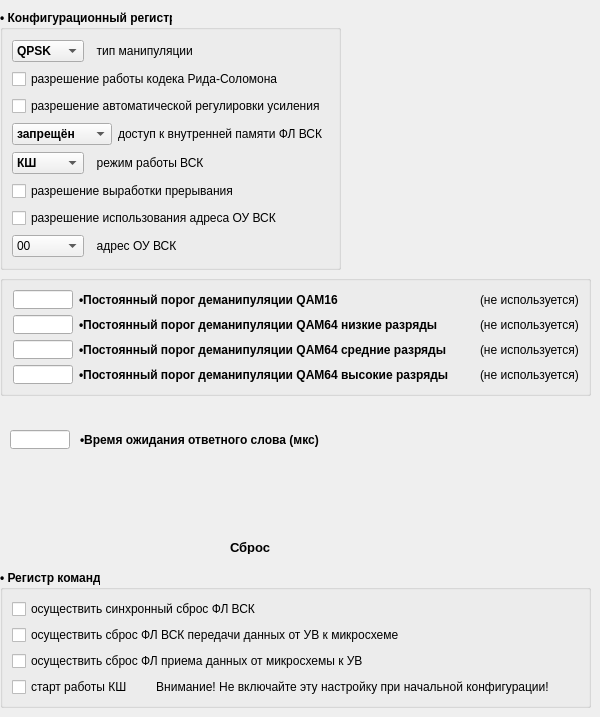
     <widget class="QWidget" name="tabTune">
      <attribute name="title">
       <string>Основные настройки</string>
      </attribute>
      <widget class="QGroupBox" name="groupBoxConfig">
       <property name="geometry">
        <rect>
         <x>0</x>
         <y>10</y>
         <width>341</width>
         <height>260</height>
        </rect>
       </property>
       <property name="font">
        <font>
         <weight>75</weight>
         <bold>true</bold>
        </font>
       </property>
       <property name="title">
        <string>•	Конфигурационный регистр</string>
       </property>
       <layout class="QGridLayout" name="gridLayout_3" columnstretch="1,0,0,0,0,0,0,0">
        <property name="bottomMargin">
         <number>3</number>
        </property>
        <item row="3" column="2" colspan="5">
         <widget class="QLabel" name="labelEnaMemVsk">
          <property name="font">
           <font>
            <weight>50</weight>
            <bold>false</bold>
           </font>
          </property>
          <property name="text">
           <string>доступ к внутренней памяти ФЛ ВСК</string>
          </property>
         </widget>
        </item>
        <item row="5" column="0" colspan="8">
         <widget class="QCheckBox" name="checkBoxEnaInt">
          <property name="font">
           <font>
            <weight>50</weight>
            <bold>false</bold>
           </font>
          </property>
          <property name="text">
           <string>разрешение выработки прерывания</string>
          </property>
         </widget>
        </item>
        <item row="6" column="0" colspan="7">
         <widget class="QCheckBox" name="checkBoxEnaRtaVSK">
          <property name="font">
           <font>
            <weight>50</weight>
            <bold>false</bold>
           </font>
          </property>
          <property name="text">
           <string>разрешение использования адреса ОУ ВСК</string>
          </property>
         </widget>
        </item>
        <item row="0" column="0">
         <widget class="QComboBox" name="comboBoxManType">
          <property name="maximumSize">
           <size>
            <width>80</width>
            <height>16777215</height>
           </size>
          </property>
          <item>
           <property name="text">
            <string>QPSK</string>
           </property>
          </item>
          <item>
           <property name="text">
            <string>QAM16</string>
           </property>
          </item>
          <item>
           <property name="text">
            <string>QAM64</string>
           </property>
          </item>
         </widget>
        </item>
        <item row="0" column="1" colspan="3">
         <widget class="QLabel" name="labelManType">
          <property name="font">
           <font>
            <weight>50</weight>
            <bold>false</bold>
           </font>
          </property>
          <property name="text">
           <string>  тип манипуляции</string>
          </property>
         </widget>
        </item>
        <item row="7" column="1" colspan="3">
         <widget class="QLabel" name="label">
          <property name="font">
           <font>
            <weight>50</weight>
            <bold>false</bold>
           </font>
          </property>
          <property name="text">
           <string>  адрес ОУ ВСК</string>
          </property>
         </widget>
        </item>
        <item row="1" column="0" colspan="7">
         <widget class="QCheckBox" name="checkBoxCodec">
          <property name="font">
           <font>
            <weight>50</weight>
            <bold>false</bold>
           </font>
          </property>
          <property name="text">
           <string>разрешение работы кодека Рида-Соломона</string>
          </property>
         </widget>
        </item>
        <item row="2" column="0" colspan="8">
         <widget class="QCheckBox" name="checkBoxEnaAru">
          <property name="font">
           <font>
            <weight>50</weight>
            <bold>false</bold>
           </font>
          </property>
          <property name="text">
           <string>разрешение автоматической регулировки усиления</string>
          </property>
         </widget>
        </item>
        <item row="7" column="0">
         <widget class="QComboBox" name="comboBoxRTA">
          <property name="maximumSize">
           <size>
            <width>80</width>
            <height>16777215</height>
           </size>
          </property>
          <property name="font">
           <font>
            <weight>50</weight>
            <bold>false</bold>
           </font>
          </property>
          <property name="styleSheet">
           <string notr="true">background-color: rgb(241, 241, 241);</string>
          </property>
          <item>
           <property name="text">
            <string>00</string>
           </property>
          </item>
          <item>
           <property name="text">
            <string>01</string>
           </property>
          </item>
          <item>
           <property name="text">
            <string>02</string>
           </property>
          </item>
          <item>
           <property name="text">
            <string>03</string>
           </property>
          </item>
          <item>
           <property name="text">
            <string>04</string>
           </property>
          </item>
          <item>
           <property name="text">
            <string>05</string>
           </property>
          </item>
          <item>
           <property name="text">
            <string>06</string>
           </property>
          </item>
          <item>
           <property name="text">
            <string>07</string>
           </property>
          </item>
          <item>
           <property name="text">
            <string>08</string>
           </property>
          </item>
          <item>
           <property name="text">
            <string>09</string>
           </property>
          </item>
          <item>
           <property name="text">
            <string>0A</string>
           </property>
          </item>
          <item>
           <property name="text">
            <string>0B</string>
           </property>
          </item>
          <item>
           <property name="text">
            <string>0C</string>
           </property>
          </item>
          <item>
           <property name="text">
            <string>0D</string>
           </property>
          </item>
          <item>
           <property name="text">
            <string>0E</string>
           </property>
          </item>
          <item>
           <property name="text">
            <string>0F</string>
           </property>
          </item>
          <item>
           <property name="text">
            <string>10h</string>
           </property>
          </item>
          <item>
           <property name="text">
            <string>11h</string>
           </property>
          </item>
          <item>
           <property name="text">
            <string>12h</string>
           </property>
          </item>
          <item>
           <property name="text">
            <string>13h</string>
           </property>
          </item>
          <item>
           <property name="text">
            <string>14h</string>
           </property>
          </item>
          <item>
           <property name="text">
            <string>15h</string>
           </property>
          </item>
          <item>
           <property name="text">
            <string>16h</string>
           </property>
          </item>
          <item>
           <property name="text">
            <string>17h</string>
           </property>
          </item>
          <item>
           <property name="text">
            <string>18h</string>
           </property>
          </item>
          <item>
           <property name="text">
            <string>19h</string>
           </property>
          </item>
          <item>
           <property name="text">
            <string>1A</string>
           </property>
          </item>
          <item>
           <property name="text">
            <string>1B</string>
           </property>
          </item>
          <item>
           <property name="text">
            <string>1C</string>
           </property>
          </item>
          <item>
           <property name="text">
            <string>1D</string>
           </property>
          </item>
          <item>
           <property name="text">
            <string>1E</string>
           </property>
          </item>
         </widget>
        </item>
        <item row="4" column="1" colspan="4">
         <widget class="QLabel" name="label_BC_RT">
          <property name="font">
           <font>
            <weight>50</weight>
            <bold>false</bold>
           </font>
          </property>
          <property name="text">
           <string>  режим работы ВСК</string>
          </property>
         </widget>
        </item>
        <item row="4" column="0">
         <widget class="QComboBox" name="comboBox_BC_RT">
          <property name="maximumSize">
           <size>
            <width>80</width>
            <height>16777215</height>
           </size>
          </property>
          <item>
           <property name="text">
            <string>КШ</string>
           </property>
          </item>
          <item>
           <property name="text">
            <string>ОУ</string>
           </property>
          </item>
         </widget>
        </item>
        <item row="3" column="0" colspan="2">
         <widget class="QComboBox" name="comboBoxEnaMemVsk">
          <property name="maximumSize">
           <size>
            <width>240</width>
            <height>16777215</height>
           </size>
          </property>
          <property name="toolTip">
           <string>разрешён: режим конфигурации микросхемы; запрещён: рабочий режим канала ВСК</string>
          </property>
          <item>
           <property name="text">
            <string>запрещён</string>
           </property>
          </item>
          <item>
           <property name="text">
            <string>разрешён</string>
           </property>
          </item>
         </widget>
        </item>
       </layout>
      </widget>
      <widget class="QGroupBox" name="groupBoxQAM">
       <property name="geometry">
        <rect>
         <x>0</x>
         <y>275</y>
         <width>591</width>
         <height>121</height>
        </rect>
       </property>
       <property name="title">
        <string/>
       </property>
       <property name="flat">
        <bool>true</bool>
       </property>
       <layout class="QGridLayout" name="gridLayout_6">
        <property name="leftMargin">
         <number>10</number>
        </property>
        <item row="2" column="0">
         <widget class="QLineEdit" name="lineEditQ64l">
          <property name="minimumSize">
           <size>
            <width>60</width>
            <height>0</height>
           </size>
          </property>
          <property name="maximumSize">
           <size>
            <width>60</width>
            <height>16777215</height>
           </size>
          </property>
          <property name="font">
           <font>
            <pointsize>9</pointsize>
            <weight>50</weight>
            <bold>false</bold>
           </font>
          </property>
          <property name="inputMask">
           <string>HHHH</string>
          </property>
         </widget>
        </item>
        <item row="4" column="0">
         <widget class="QLineEdit" name="lineEditQ64h">
          <property name="minimumSize">
           <size>
            <width>60</width>
            <height>0</height>
           </size>
          </property>
          <property name="maximumSize">
           <size>
            <width>60</width>
            <height>16777215</height>
           </size>
          </property>
          <property name="font">
           <font>
            <pointsize>9</pointsize>
            <weight>50</weight>
            <bold>false</bold>
           </font>
          </property>
          <property name="inputMask">
           <string>HHHH</string>
          </property>
         </widget>
        </item>
        <item row="4" column="1" colspan="2">
         <widget class="QLabel" name="labelQ64h">
          <property name="font">
           <font>
            <weight>75</weight>
            <bold>true</bold>
           </font>
          </property>
          <property name="text">
           <string>•Постоянный порог деманипуляции QAM64 высокие разряды</string>
          </property>
         </widget>
        </item>
        <item row="4" column="3">
         <widget class="QLabel" name="labelMarkQ64h">
          <property name="text">
           <string>(не используется)</string>
          </property>
         </widget>
        </item>
        <item row="3" column="1" colspan="2">
         <widget class="QLabel" name="labelQ64m">
          <property name="font">
           <font>
            <weight>75</weight>
            <bold>true</bold>
           </font>
          </property>
          <property name="text">
           <string>•Постоянный порог деманипуляции QAM64 средние разряды</string>
          </property>
         </widget>
        </item>
        <item row="3" column="0">
         <widget class="QLineEdit" name="lineEditQ64m">
          <property name="minimumSize">
           <size>
            <width>60</width>
            <height>0</height>
           </size>
          </property>
          <property name="maximumSize">
           <size>
            <width>60</width>
            <height>16777215</height>
           </size>
          </property>
          <property name="font">
           <font>
            <pointsize>9</pointsize>
            <weight>50</weight>
            <bold>false</bold>
           </font>
          </property>
          <property name="inputMask">
           <string>HHHH</string>
          </property>
         </widget>
        </item>
        <item row="2" column="3">
         <widget class="QLabel" name="labelMarkQ64l">
          <property name="text">
           <string>(не используется)</string>
          </property>
         </widget>
        </item>
        <item row="3" column="3">
         <widget class="QLabel" name="labelMarkQ64m">
          <property name="text">
           <string>(не используется)</string>
          </property>
         </widget>
        </item>
        <item row="1" column="3">
         <widget class="QLabel" name="labelMarkQ16">
          <property name="text">
           <string>(не используется)</string>
          </property>
         </widget>
        </item>
        <item row="2" column="1">
         <widget class="QLabel" name="labelQ64l">
          <property name="font">
           <font>
            <weight>75</weight>
            <bold>true</bold>
           </font>
          </property>
          <property name="text">
           <string>•Постоянный порог деманипуляции QAM64 низкие разряды</string>
          </property>
         </widget>
        </item>
        <item row="1" column="0">
         <widget class="QLineEdit" name="lineEditQ16">
          <property name="minimumSize">
           <size>
            <width>60</width>
            <height>0</height>
           </size>
          </property>
          <property name="maximumSize">
           <size>
            <width>60</width>
            <height>16777215</height>
           </size>
          </property>
          <property name="font">
           <font>
            <pointsize>9</pointsize>
            <weight>50</weight>
            <bold>false</bold>
           </font>
          </property>
          <property name="inputMask">
           <string>HHHH</string>
          </property>
         </widget>
        </item>
        <item row="1" column="1">
         <widget class="QLabel" name="labelQ16">
          <property name="font">
           <font>
            <weight>75</weight>
            <bold>true</bold>
           </font>
          </property>
          <property name="text">
           <string>•Постоянный порог деманипуляции QAM16</string>
          </property>
         </widget>
        </item>
       </layout>
      </widget>
      <widget class="QLineEdit" name="lineEditTime">
       <property name="geometry">
        <rect>
         <x>10</x>
         <y>430</y>
         <width>60</width>
         <height>19</height>
        </rect>
       </property>
       <property name="font">
        <font>
         <weight>75</weight>
         <bold>true</bold>
        </font>
       </property>
       <property name="inputMask">
        <string>HHHH</string>
       </property>
      </widget>
      <widget class="QLabel" name="label_16">
       <property name="geometry">
        <rect>
         <x>80</x>
         <y>430</y>
         <width>321</width>
         <height>19</height>
        </rect>
       </property>
       <property name="font">
        <font>
         <weight>75</weight>
         <bold>true</bold>
        </font>
       </property>
       <property name="text">
        <string>•Время ожидания ответного слова (мкс)</string>
       </property>
      </widget>
      <widget class="QGroupBox" name="groupBoxCreg">
       <property name="geometry">
        <rect>
         <x>0</x>
         <y>570</y>
         <width>591</width>
         <height>138</height>
        </rect>
       </property>
       <property name="font">
        <font>
         <weight>75</weight>
         <bold>true</bold>
        </font>
       </property>
       <property name="title">
        <string>•	Регистр команд</string>
       </property>
       <layout class="QVBoxLayout" name="verticalLayout_3">
        <property name="rightMargin">
         <number>0</number>
        </property>
        <item>
         <widget class="QCheckBox" name="checkBoxResetFL">
          <property name="font">
           <font>
            <weight>50</weight>
            <bold>false</bold>
           </font>
          </property>
          <property name="text">
           <string>осуществить синхронный сброс ФЛ ВСК</string>
          </property>
         </widget>
        </item>
        <item>
         <widget class="QCheckBox" name="checkBoxResetFLT">
          <property name="font">
           <font>
            <weight>50</weight>
            <bold>false</bold>
           </font>
          </property>
          <property name="text">
           <string>осуществить сброс ФЛ ВСК передачи данных от УВ к микросхеме</string>
          </property>
         </widget>
        </item>
        <item>
         <widget class="QCheckBox" name="checkBoxResetFLR">
          <property name="font">
           <font>
            <weight>50</weight>
            <bold>false</bold>
           </font>
          </property>
          <property name="text">
           <string>осуществить сброс ФЛ приема данных от микросхемы к УВ</string>
          </property>
         </widget>
        </item>
        <item>
         <spacer name="verticalSpacer">
          <property name="orientation">
           <enum>Qt::Vertical</enum>
          </property>
          <property name="sizeHint" stdset="0">
           <size>
            <width>20</width>
            <height>40</height>
           </size>
          </property>
         </spacer>
        </item>
        <item>
         <widget class="QCheckBox" name="checkBoxStartBC">
          <property name="font">
           <font>
            <weight>50</weight>
            <bold>false</bold>
           </font>
          </property>
          <property name="text">
           <string>старт работы КШ         Внимание! Не включайте эту настройку при начальной конфигурации!</string>
          </property>
         </widget>
        </item>
       </layout>
      </widget>
      <widget class="QLabel" name="label_19">
       <property name="geometry">
        <rect>
         <x>230</x>
         <y>540</y>
         <width>53</width>
         <height>14</height>
        </rect>
       </property>
       <property name="font">
        <font>
         <pointsize>10</pointsize>
         <weight>75</weight>
         <bold>true</bold>
        </font>
       </property>
       <property name="text">
        <string>Сброс</string>
       </property>
      </widget>
     </widget>
